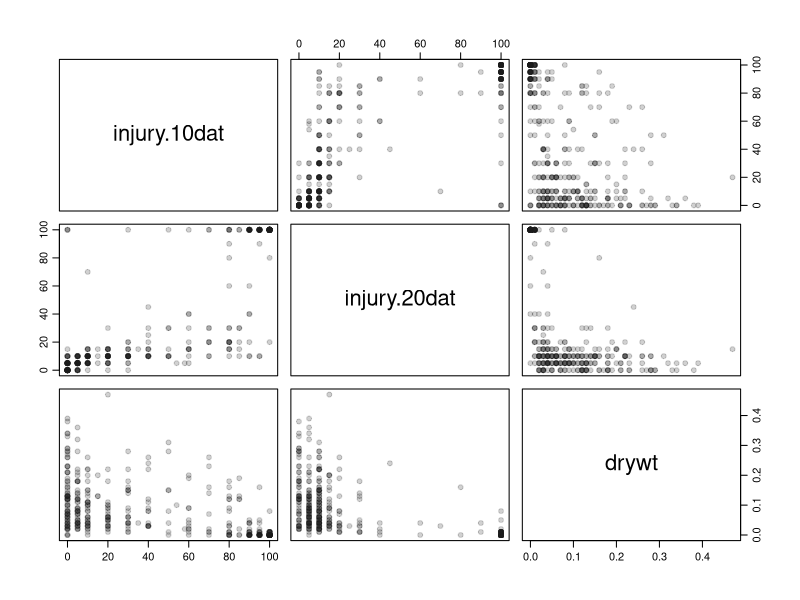

The R source for this figure:
#This line reads the data from the "millet.csv" file and assigns it to the variable
read.csv("millet.csv")->millet.dat
#This line performs a correlation test between the variables millet.dat$injury.10dat and millet.dat$drywt. It calculates the correlation coefficient and performs a hypothesis test to determine if the correlation is statistically significant.
cor.test(millet.dat$injury.10dat,millet.dat$drywt)
#Similar to the previous line, this line performs a correlation test between the variables millet.dat$injury.20dat and millet.dat$drywt.
cor.test(millet.dat$injury.20dat,millet.dat$drywt)
#This line creates a vector var1 with values from 1 to 5.
var1<-1:5
#This line creates a vector var2 with values from 2 to 6.
var2<-2:6
#This line performs a correlation test between var1 and var2 using the Kendall correlation coefficient. The Kendall correlation measures the strength of the relationship between two variables when the data is ranked.
cor.test(var1, var2, method="kendall") 
#Similar to the previous line, this line performs a correlation test between var1 and var2 using the Spearman correlation coefficient. The Spearman correlation is a nonparametric measure of the monotonic relationship between two variables.
cor.test(var1, var2, method="spearman")
#This line sets graphical parameters for the plot. cex=2 increases the font size, and mgp=c(2,.7,0) adjusts the margin line heights for the plot.
par(cex=2, mgp=c(2,.7,0))
#This line creates a scatterplot matrix for columns 4 to 6 of millet.dat. The pch=19 argument sets the plotting character to a solid circle, and col=rgb(red=0.1, green=0.1, blue=0.1, alpha=0.2) sets the color of the points to a transparent gray.
pairs(millet.dat[4:6], pch=19, col=rgb(red=0.1, green=0.1, blue=0.1, alpha=0.2))

